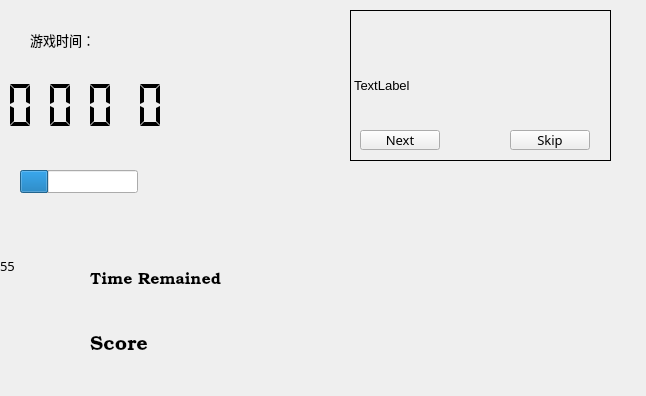
<?xml version="1.0" encoding="UTF-8"?>
<ui version="4.0">
 <class>GameWidget</class>
 <widget class="QWidget" name="GameWidget">
  <property name="geometry">
   <rect>
    <x>0</x>
    <y>0</y>
    <width>646</width>
    <height>396</height>
   </rect>
  </property>
  <property name="font">
   <font>
    <pointsize>10</pointsize>
   </font>
  </property>
  <property name="windowTitle">
   <string>Form</string>
  </property>
  <widget class="QLabel" name="labelTime">
   <property name="geometry">
    <rect>
     <x>30</x>
     <y>20</y>
     <width>131</width>
     <height>41</height>
    </rect>
   </property>
   <property name="focusPolicy">
    <enum>Qt::StrongFocus</enum>
   </property>
   <property name="text">
    <string>游戏时间：</string>
   </property>
  </widget>
  <widget class="QLabel" name="labelCntDn">
   <property name="geometry">
    <rect>
     <x>320</x>
     <y>30</y>
     <width>231</width>
     <height>221</height>
    </rect>
   </property>
   <property name="styleSheet">
    <string notr="true">border-image: url(:/cd3.png);</string>
   </property>
   <property name="text">
    <string/>
   </property>
  </widget>
  <widget class="QLabel" name="labelMain">
   <property name="geometry">
    <rect>
     <x>480</x>
     <y>80</y>
     <width>54</width>
     <height>12</height>
    </rect>
   </property>
   <property name="text">
    <string/>
   </property>
  </widget>
  <widget class="QLabel" name="labelMarsh">
   <property name="geometry">
    <rect>
     <x>480</x>
     <y>200</y>
     <width>54</width>
     <height>12</height>
    </rect>
   </property>
   <property name="text">
    <string/>
   </property>
  </widget>
  <widget class="QLabel" name="labelColon">
   <property name="geometry">
    <rect>
     <x>110</x>
     <y>250</y>
     <width>54</width>
     <height>12</height>
    </rect>
   </property>
   <property name="text">
    <string/>
   </property>
  </widget>
  <widget class="QLCDNumber" name="lcdNum1">
   <property name="geometry">
    <rect>
     <x>30</x>
     <y>80</y>
     <width>61</width>
     <height>51</height>
    </rect>
   </property>
   <property name="frameShape">
    <enum>QFrame::NoFrame</enum>
   </property>
   <property name="digitCount">
    <number>1</number>
   </property>
   <property name="segmentStyle">
    <enum>QLCDNumber::Flat</enum>
   </property>
  </widget>
  <widget class="QLCDNumber" name="lcdNum2">
   <property name="geometry">
    <rect>
     <x>-10</x>
     <y>80</y>
     <width>61</width>
     <height>51</height>
    </rect>
   </property>
   <property name="frameShape">
    <enum>QFrame::NoFrame</enum>
   </property>
   <property name="digitCount">
    <number>1</number>
   </property>
   <property name="segmentStyle">
    <enum>QLCDNumber::Flat</enum>
   </property>
  </widget>
  <widget class="QLCDNumber" name="lcdNum3">
   <property name="geometry">
    <rect>
     <x>70</x>
     <y>80</y>
     <width>61</width>
     <height>51</height>
    </rect>
   </property>
   <property name="frameShape">
    <enum>QFrame::NoFrame</enum>
   </property>
   <property name="digitCount">
    <number>1</number>
   </property>
   <property name="segmentStyle">
    <enum>QLCDNumber::Flat</enum>
   </property>
  </widget>
  <widget class="QLCDNumber" name="lcdNum4">
   <property name="geometry">
    <rect>
     <x>120</x>
     <y>80</y>
     <width>61</width>
     <height>51</height>
    </rect>
   </property>
   <property name="frameShape">
    <enum>QFrame::NoFrame</enum>
   </property>
   <property name="digitCount">
    <number>1</number>
   </property>
   <property name="segmentStyle">
    <enum>QLCDNumber::Flat</enum>
   </property>
  </widget>
  <widget class="QLabel" name="labelHp1">
   <property name="geometry">
    <rect>
     <x>390</x>
     <y>220</y>
     <width>54</width>
     <height>12</height>
    </rect>
   </property>
   <property name="text">
    <string/>
   </property>
  </widget>
  <widget class="QLabel" name="labelHp2">
   <property name="geometry">
    <rect>
     <x>530</x>
     <y>320</y>
     <width>54</width>
     <height>12</height>
    </rect>
   </property>
   <property name="text">
    <string/>
   </property>
  </widget>
  <widget class="QLabel" name="labelHp3">
   <property name="geometry">
    <rect>
     <x>530</x>
     <y>290</y>
     <width>54</width>
     <height>12</height>
    </rect>
   </property>
   <property name="text">
    <string/>
   </property>
  </widget>
  <widget class="QLabel" name="labelHp4">
   <property name="geometry">
    <rect>
     <x>510</x>
     <y>220</y>
     <width>54</width>
     <height>12</height>
    </rect>
   </property>
   <property name="text">
    <string/>
   </property>
  </widget>
  <widget class="QProgressBar" name="progressBarMp">
   <property name="geometry">
    <rect>
     <x>20</x>
     <y>170</y>
     <width>118</width>
     <height>23</height>
    </rect>
   </property>
   <property name="value">
    <number>24</number>
   </property>
   <property name="textVisible">
    <bool>false</bool>
   </property>
  </widget>
  <widget class="QLabel" name="labelGuide">
   <property name="geometry">
    <rect>
     <x>350</x>
     <y>10</y>
     <width>261</width>
     <height>151</height>
    </rect>
   </property>
   <property name="frameShape">
    <enum>QFrame::Box</enum>
   </property>
   <property name="text">
    <string>TextLabel</string>
   </property>
  </widget>
  <widget class="QPushButton" name="btnNext">
   <property name="geometry">
    <rect>
     <x>360</x>
     <y>130</y>
     <width>80</width>
     <height>20</height>
    </rect>
   </property>
   <property name="font">
    <font>
     <family>Book Antiqua</family>
     <pointsize>10</pointsize>
    </font>
   </property>
   <property name="text">
    <string>Next</string>
   </property>
   <property name="autoDefault">
    <bool>false</bool>
   </property>
   <property name="default">
    <bool>false</bool>
   </property>
   <property name="flat">
    <bool>false</bool>
   </property>
  </widget>
  <widget class="QPushButton" name="btnSkip">
   <property name="geometry">
    <rect>
     <x>510</x>
     <y>130</y>
     <width>80</width>
     <height>20</height>
    </rect>
   </property>
   <property name="font">
    <font>
     <family>Book Antiqua</family>
     <pointsize>10</pointsize>
    </font>
   </property>
   <property name="text">
    <string>Skip</string>
   </property>
  </widget>
  <widget class="QLabel" name="labelScore">
   <property name="geometry">
    <rect>
     <x>0</x>
     <y>260</y>
     <width>54</width>
     <height>12</height>
    </rect>
   </property>
   <property name="font">
    <font>
     <family>华文新魏</family>
     <pointsize>10</pointsize>
    </font>
   </property>
   <property name="text">
    <string>55</string>
   </property>
  </widget>
  <widget class="QLabel" name="labelTarget">
   <property name="geometry">
    <rect>
     <x>110</x>
     <y>260</y>
     <width>54</width>
     <height>12</height>
    </rect>
   </property>
   <property name="text">
    <string/>
   </property>
  </widget>
  <widget class="QLabel" name="labelSlash">
   <property name="geometry">
    <rect>
     <x>60</x>
     <y>260</y>
     <width>54</width>
     <height>12</height>
    </rect>
   </property>
   <property name="text">
    <string/>
   </property>
  </widget>
  <widget class="QLabel" name="labelTextTime">
   <property name="geometry">
    <rect>
     <x>90</x>
     <y>240</y>
     <width>191</width>
     <height>81</height>
    </rect>
   </property>
   <property name="font">
    <font>
     <family>Bookman Old Style</family>
     <pointsize>12</pointsize>
     <weight>50</weight>
     <bold>false</bold>
    </font>
   </property>
   <property name="text">
    <string>Time Remained</string>
   </property>
  </widget>
  <widget class="QLabel" name="labelTextScore">
   <property name="geometry">
    <rect>
     <x>90</x>
     <y>320</y>
     <width>111</width>
     <height>51</height>
    </rect>
   </property>
   <property name="font">
    <font>
     <family>Bookman Old Style</family>
     <pointsize>15</pointsize>
    </font>
   </property>
   <property name="text">
    <string>Score</string>
   </property>
  </widget>
  <widget class="QLabel" name="labelExplain">
   <property name="geometry">
    <rect>
     <x>240</x>
     <y>320</y>
     <width>161</width>
     <height>41</height>
    </rect>
   </property>
   <property name="styleSheet">
    <string notr="true">border-image: url(:/explaination.png);</string>
   </property>
   <property name="text">
    <string/>
   </property>
  </widget>
 </widget>
 <resources/>
 <connections/>
</ui>
